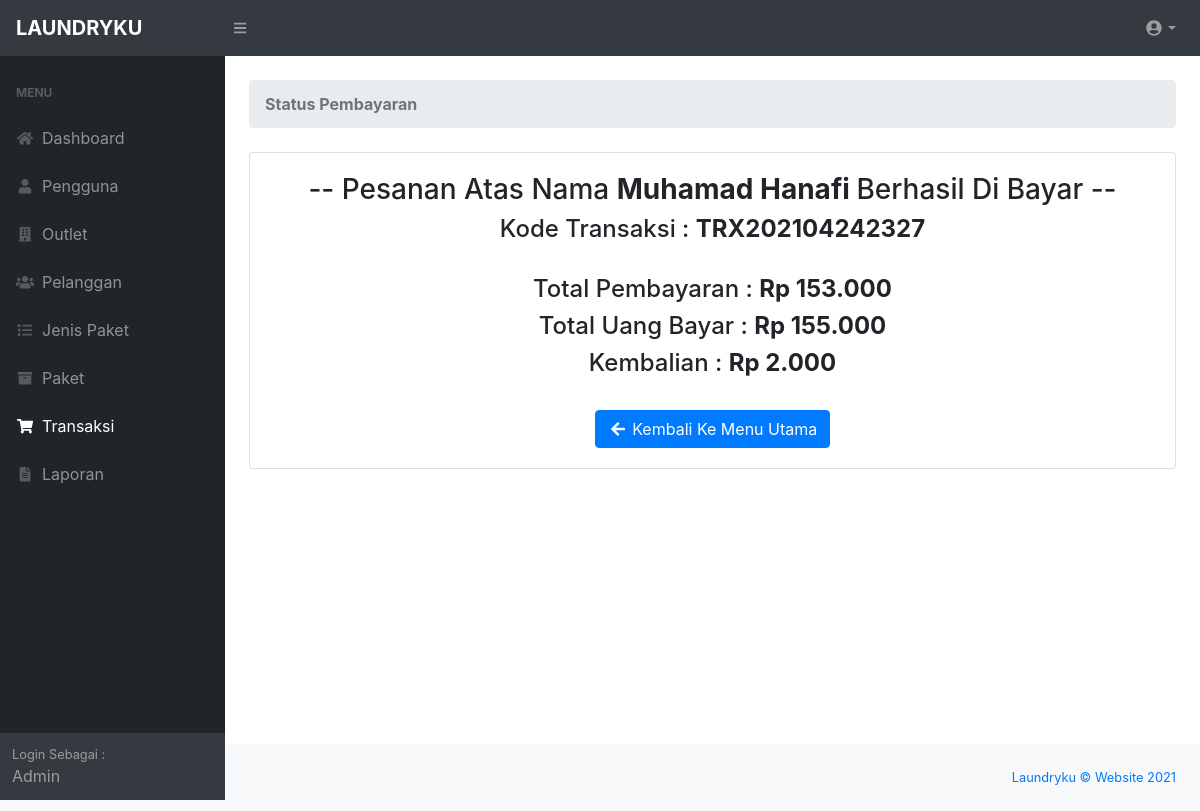
Screenshot of /admin/transaksi_telah_dibayar.php?id=25 (signed in) with the database file from the repository.
### tables this page shows
CREATE TABLE `tb_transaksi` (
  `id_transaksi` int(11) NOT NULL,
  `id_outlet` int(11) NOT NULL,
  `kode_transaksi` varchar(100) NOT NULL,
  `id_member` int(11) NOT NULL,
  `tgl_transaksi` datetime NOT NULL,
  `batas_waktu` datetime NOT NULL,
  `tgl_bayar` datetime NOT NULL,
  `biaya_tambahan` int(225) NOT NULL,
  `diskon` double NOT NULL,
  `pajak` int(11) NOT NULL,
  `status` enum('baru','proses','selesai','diambil') NOT NULL,
  `status_bayar` enum('dibayar','belum') NOT NULL,
  `id_user` int(11) NOT NULL
);

CREATE TABLE `tb_member` (
  `id_member` int(11) NOT NULL,
  `nama_member` varchar(100) NOT NULL,
  `alamat_member` text NOT NULL,
  `jenis_kelamin` enum('L','P') NOT NULL,
  `telp_member` varchar(15) NOT NULL,
  `no_ktp` varchar(30) NOT NULL
);

CREATE TABLE `tb_detail_transaksi` (
  `id_detail_transaksi` int(11) NOT NULL,
  `id_transaksi` int(11) NOT NULL,
  `id_paket` int(11) NOT NULL,
  `qty` double NOT NULL,
  `total_harga` int(35) NOT NULL,
  `total_bayar` int(35) NOT NULL
);

### admin/functions.php (called while the page is built, shortened)
<?php
function ambilsatubaris($conn,$query){
    $db = mysqli_query($conn,$query);
    return mysqli_fetch_assoc($db);
}
function rupiah($angka){
	$hasil_rupiah = "Rp " . number_format($angka,0,',','.');
	return $hasil_rupiah;
}
?>

### admin/transaksi_telah_dibayar.php (the view, shortened to what this page needs)
<?php
require 'functions.php';
require 'layout_header.php';
$query = 'SELECT tb_transaksi.*,tb_member.nama_member , tb_detail_transaksi.total_harga, tb_detail_transaksi.total_bayar FROM tb_transaksi
    INNER JOIN tb_member ON tb_member.id_member = tb_transaksi.id_member
    INNER JOIN tb_detail_transaksi ON tb_detail_transaksi.id_transaksi = tb_transaksi.id_transaksi
    WHERE tb_transaksi.id_transaksi = ' . $_GET['id'];
$data = ambilsatubaris($conn, $query);
?>
<div id="layoutSidenav_content">
    <main>
        <div class="container-fluid">
            <ol class="breadcrumb mb-4">
                <li class="breadcrumb-item active"><b>Status Pembayaran</b></li>
            </ol>
            <div class="card mb-4">
                <div class="card-body">
                    <div class="row">
                        <div class="col-lg-12">
                            <div class="text-center" id="paragraf1">
                                <h3>-- Pesanan Atas Nama <b><?= $data['nama_member'] ?></b> Berhasil Di Bayar --</h3>
                                <h4>Kode Transaksi : <b><?= $data['kode_transaksi'] ?></b></h4><br>
                                <h4>Total Pembayaran : <b><?= rupiah($data['total_harga']) ?></b>
                                </h4>
                                <h4>Total Uang Bayar : <b><?= rupiah($data['total_bayar']) ?></b>
                                </h4>
                                <h4>Kembalian :
                                    <b><?= rupiah($data['total_bayar'] - $data['total_harga']) ?></b>
                                </h4>
                            </div><br>
                            <div class="text-center">
                                <a href="index_transaksi.php"><button type="button" class="btn btn-primary"><i
                                            class="fa fa-arrow-left fa-fw"></i> Kembali Ke Menu
                                        Utama</button></a>
                            </div>
                        </div>
                    </div>
                </div>
            </div>
        </div>
</div>
</div>
<?php
require 'layout_footer.php';
?>

### rows the page displays
tb_transaksi: id_member.nama_member "Muhamad Hanafi", kode_transaksi "TRX202104242327", tb_detail_transaksi.total_harga "Rp 153.000", tb_detail_transaksi.total_bayar "Rp 155.000", tb_detail_transaksi.total_bayar+total_harga "Rp 2.000"
